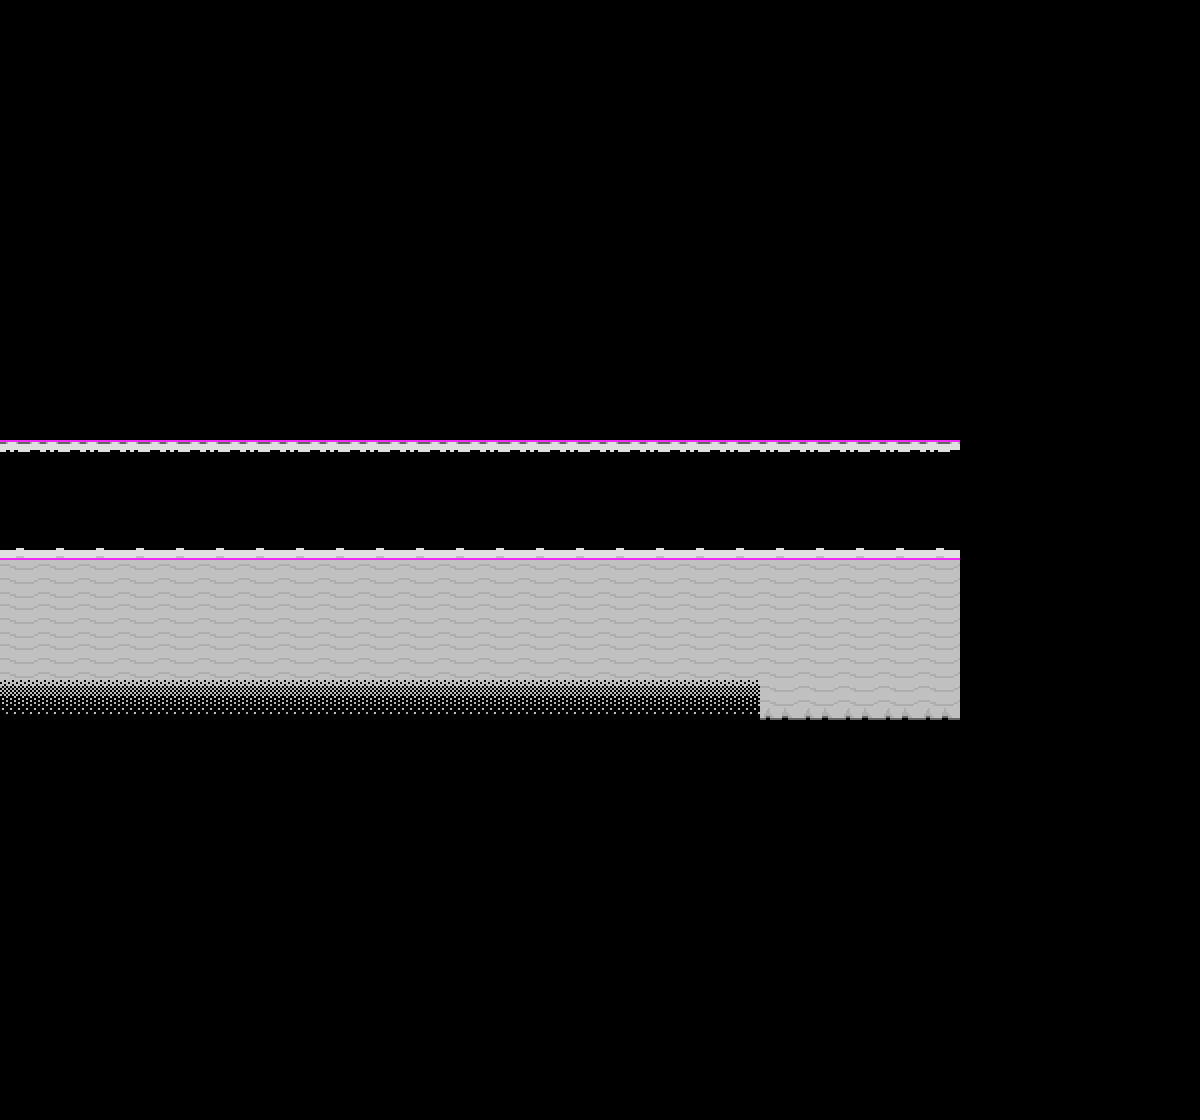

This game map was drawn from its Tiled (.tmx) file and the tilesets committed beside it. A one-line description and the trimmed map source follow:
An orthogonal 30x28 tile map with 40x40 px tiles, 8 tile layers (background, path_decoration, over_path1, over_path2, ...), 1 hidden layer not drawn, 3 tilesets and 7 objects (2x transition, 2x outline, entry_right, spawn).

<map version="1.11" tiledversion="1.11.2" orientation="orthogonal" renderorder="right-down" width="30" height="28" tilewidth="40" tileheight="40" infinite="0" nextlayerid="17" nextobjectid="49">
 <editorsettings>
  <export target="data.lua" format="lua" />
 </editorsettings>
 <properties>
  <property name="name" value="??????" />
 </properties>
 <tileset firstgid="1" source="../../../../tilesets/snowrock.tsx" />
 <tileset firstgid="349" source="../../../../tilesets/battleborder.tsx" />
 <tileset firstgid="403" source="../../../../tilesets/lw_snowdin.tsx" />
 <layer id="4" name="background" width="30" height="28">
  <data>[840 cells, 840 non-empty, 1 distinct tile ids]</data>
 </layer>
 <layer id="1" name="path_decoration" width="30" height="28">
  <data>[840 cells, 0 non-empty, 0 distinct tile ids]</data>
 </layer>
 <layer id="11" name="over_path1" width="30" height="28">
  <data>[840 cells, 0 non-empty, 0 distinct tile ids]</data>
 </layer>
 <layer id="2" name="over_path2" width="30" height="28">
  <data>[840 cells, 168 non-empty, 5 distinct tile ids]</data>
 </layer>
 <layer id="10" name="void_decoration" width="30" height="28">
  <data>[840 cells, 0 non-empty, 0 distinct tile ids]</data>
 </layer>
 <layer id="3" name="deepness" width="30" height="28">
  <data>[840 cells, 19 non-empty, 1 distinct tile ids]</data>
 </layer>
 <layer id="14" name="battleborder" width="30" height="28">
  <data>[840 cells, 48 non-empty, 2 distinct tile ids]</data>
 </layer>
 <objectgroup color="#ffaa00" id="16" name="objects">
  <object id="46" name="transition" x="-40" y="440" width="40" height="120">
   <properties>
    <property name="map" value="dw/snowrock/room_1" />
    <property name="marker" value="entry_left" />
   </properties>
  </object>
 </objectgroup>
 <layer id="15" name="waterfall" width="30" height="28" visible="0">
  <data>[840 cells, 150 non-empty, 1 distinct tile ids]</data>
 </layer>
 <objectgroup color="#aa00ff" id="7" name="markers">
  <object id="21" name="entry_right" x="40" y="500">
   <point />
  </object>
  <object id="24" name="spawn" x="160" y="500">
   <point />
  </object>
 </objectgroup>
 <objectgroup color="#0055ff" id="8" name="collision" />
 <objectgroup color="#ff0000" id="13" name="battleareas">
  <object id="43" x="440" y="240" width="280" height="600" />
 </objectgroup>
 <objectgroup color="#ffaa00" id="9" name="objects_top">
  <object id="23" name="transition" x="-40" y="440" width="40" height="120">
   <properties>
    <property name="map" value="dw/snowrock/room_1" />
    <property name="marker" value="entry_left" />
   </properties>
  </object>
  <object id="41" name="outline" x="240" y="240" width="200" height="600" />
  <object id="44" name="outline" x="720" y="240" width="200" height="600" />
 </objectgroup>
 <layer id="12" name="top_decoration" width="30" height="28">
  <data>[840 cells, 0 non-empty, 0 distinct tile ids]</data>
 </layer>
</map>
